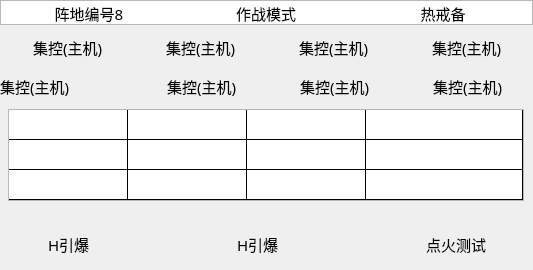
         <widget class="QWidget" name="verticalWidget_4" native="true">
          <property name="sizePolicy">
           <sizepolicy hsizetype="Preferred" vsizetype="Preferred">
            <horstretch>0</horstretch>
            <verstretch>0</verstretch>
           </sizepolicy>
          </property>
          <property name="minimumSize">
           <size>
            <width>533</width>
            <height>270</height>
           </size>
          </property>
          <property name="maximumSize">
           <size>
            <width>533</width>
            <height>270</height>
           </size>
          </property>
          <layout class="QGridLayout" name="gridLayout_16">
           <property name="leftMargin">
            <number>0</number>
           </property>
           <property name="topMargin">
            <number>0</number>
           </property>
           <property name="rightMargin">
            <number>0</number>
           </property>
           <property name="bottomMargin">
            <number>10</number>
           </property>
           <item row="2" column="0">
            <layout class="QHBoxLayout" name="horizontalLayout_15">
             <property name="spacing">
              <number>0</number>
             </property>
             <item>
              <widget class="QLabel" name="label_409">
               <property name="minimumSize">
                <size>
                 <width>108</width>
                 <height>25</height>
                </size>
               </property>
               <property name="maximumSize">
                <size>
                 <width>108</width>
                 <height>25</height>
                </size>
               </property>
               <property name="font">
                <font>
                 <family>宋体</family>
                 <pointsize>11</pointsize>
                </font>
               </property>
               <property name="text">
                <string>集控(主机)</string>
               </property>
              </widget>
             </item>
             <item>
              <widget class="QLabel" name="label_410">
               <property name="minimumSize">
                <size>
                 <width>33</width>
                 <height>33</height>
                </size>
               </property>
               <property name="maximumSize">
                <size>
                 <width>33</width>
                 <height>33</height>
                </size>
               </property>
               <property name="styleSheet">
                <string notr="true"/>
               </property>
               <property name="text">
                <string/>
               </property>
              </widget>
             </item>
             <item>
              <widget class="QLabel" name="label_411">
               <property name="minimumSize">
                <size>
                 <width>33</width>
                 <height>33</height>
                </size>
               </property>
               <property name="maximumSize">
                <size>
                 <width>33</width>
                 <height>33</height>
                </size>
               </property>
               <property name="styleSheet">
                <string notr="true">border-image: url(:/img/false.png);</string>
               </property>
               <property name="text">
                <string/>
               </property>
              </widget>
             </item>
             <item>
              <widget class="QLabel" name="label_412">
               <property name="minimumSize">
                <size>
                 <width>108</width>
                 <height>25</height>
                </size>
               </property>
               <property name="maximumSize">
                <size>
                 <width>108</width>
                 <height>25</height>
                </size>
               </property>
               <property name="font">
                <font>
                 <family>宋体</family>
                 <pointsize>11</pointsize>
                </font>
               </property>
               <property name="text">
                <string>集控(主机)</string>
               </property>
              </widget>
             </item>
             <item>
              <widget class="QLabel" name="label_413">
               <property name="minimumSize">
                <size>
                 <width>33</width>
                 <height>33</height>
                </size>
               </property>
               <property name="maximumSize">
                <size>
                 <width>33</width>
                 <height>33</height>
                </size>
               </property>
               <property name="styleSheet">
                <string notr="true">border-image: url(:/img/false.png);</string>
               </property>
               <property name="text">
                <string/>
               </property>
              </widget>
             </item>
             <item>
              <widget class="QLabel" name="label_414">
               <property name="minimumSize">
                <size>
                 <width>108</width>
                 <height>25</height>
                </size>
               </property>
               <property name="maximumSize">
                <size>
                 <width>108</width>
                 <height>25</height>
                </size>
               </property>
               <property name="font">
                <font>
                 <family>宋体</family>
                 <pointsize>11</pointsize>
                </font>
               </property>
               <property name="text">
                <string>集控(主机)</string>
               </property>
              </widget>
             </item>
             <item>
              <widget class="QLabel" name="label_415">
               <property name="minimumSize">
                <size>
                 <width>33</width>
                 <height>33</height>
                </size>
               </property>
               <property name="maximumSize">
                <size>
                 <width>33</width>
                 <height>33</height>
                </size>
               </property>
               <property name="styleSheet">
                <string notr="true">border-image: url(:/img/false.png);</string>
               </property>
               <property name="text">
                <string/>
               </property>
              </widget>
             </item>
             <item>
              <widget class="QLabel" name="label_416">
               <property name="minimumSize">
                <size>
                 <width>108</width>
                 <height>25</height>
                </size>
               </property>
               <property name="maximumSize">
                <size>
                 <width>108</width>
                 <height>25</height>
                </size>
               </property>
               <property name="font">
                <font>
                 <family>宋体</family>
                 <pointsize>11</pointsize>
                </font>
               </property>
               <property name="text">
                <string>集控(主机)</string>
               </property>
              </widget>
             </item>
            </layout>
           </item>
           <item row="0" column="0">
            <widget class="QTableWidget" name="tableWidget_4">
             <property name="minimumSize">
              <size>
               <width>533</width>
               <height>25</height>
              </size>
             </property>
             <property name="maximumSize">
              <size>
               <width>533</width>
               <height>25</height>
              </size>
             </property>
             <property name="styleSheet">
              <string notr="true">gridline-color: rgba(255, 255, 255, 0);
border-image: url(:/img/num.png);</string>
             </property>
             <property name="verticalScrollBarPolicy">
              <enum>Qt::ScrollBarAlwaysOff</enum>
             </property>
             <property name="horizontalScrollBarPolicy">
              <enum>Qt::ScrollBarAlwaysOff</enum>
             </property>
             <property name="rowCount">
              <number>1</number>
             </property>
             <property name="columnCount">
              <number>3</number>
             </property>
             <attribute name="horizontalHeaderVisible">
              <bool>false</bool>
             </attribute>
             <attribute name="horizontalHeaderDefaultSectionSize">
              <number>177</number>
             </attribute>
             <attribute name="horizontalHeaderMinimumSectionSize">
              <number>177</number>
             </attribute>
             <attribute name="horizontalHeaderStretchLastSection">
              <bool>true</bool>
             </attribute>
             <attribute name="verticalHeaderVisible">
              <bool>false</bool>
             </attribute>
             <attribute name="verticalHeaderDefaultSectionSize">
              <number>25</number>
             </attribute>
             <attribute name="verticalHeaderMinimumSectionSize">
              <number>25</number>
             </attribute>
             <attribute name="verticalHeaderStretchLastSection">
              <bool>true</bool>
             </attribute>
             <row/>
             <column/>
             <column/>
             <column/>
             <item row="0" column="0">
              <property name="text">
               <string>阵地编号8</string>
              </property>
              <property name="font">
               <font>
                <family>宋体</family>
                <pointsize>11</pointsize>
               </font>
              </property>
              <property name="textAlignment">
               <set>AlignCenter</set>
              </property>
              <property name="background">
               <brush brushstyle="NoBrush">
                <color alpha="255">
                 <red>51</red>
                 <green>138</green>
                 <blue>155</blue>
                </color>
               </brush>
              </property>
             </item>
             <item row="0" column="1">
              <property name="text">
               <string notr="true">作战模式</string>
              </property>
              <property name="font">
               <font>
                <family>宋体</family>
                <pointsize>11</pointsize>
                <weight>50</weight>
                <bold>false</bold>
               </font>
              </property>
              <property name="textAlignment">
               <set>AlignCenter</set>
              </property>
              <property name="background">
               <brush brushstyle="NoBrush">
                <color alpha="255">
                 <red>222</red>
                 <green>0</green>
                 <blue>0</blue>
                </color>
               </brush>
              </property>
             </item>
             <item row="0" column="2">
              <property name="text">
               <string>热戒备</string>
              </property>
              <property name="font">
               <font>
                <family>宋体</family>
                <pointsize>11</pointsize>
               </font>
              </property>
              <property name="textAlignment">
               <set>AlignCenter</set>
              </property>
             </item>
            </widget>
           </item>
           <item row="4" column="0">
            <spacer name="verticalSpacer_5">
             <property name="orientation">
              <enum>Qt::Vertical</enum>
             </property>
             <property name="sizeHint" stdset="0">
              <size>
               <width>20</width>
               <height>40</height>
              </size>
             </property>
            </spacer>
           </item>
           <item row="5" column="0">
            <layout class="QHBoxLayout" name="horizontalLayout_5">
             <item>
              <widget class="QLabel" name="label_417">
               <property name="minimumSize">
                <size>
                 <width>30</width>
                 <height>30</height>
                </size>
               </property>
               <property name="maximumSize">
                <size>
                 <width>30</width>
                 <height>30</height>
                </size>
               </property>
               <property name="styleSheet">
                <string notr="true">border-image: url(:/img/pie-NF.png);</string>
               </property>
               <property name="text">
                <string/>
               </property>
              </widget>
             </item>
             <item>
              <widget class="QLabel" name="label_418">
               <property name="minimumSize">
                <size>
                 <width>100</width>
                 <height>25</height>
                </size>
               </property>
               <property name="maximumSize">
                <size>
                 <width>100</width>
                 <height>25</height>
                </size>
               </property>
               <property name="font">
                <font>
                 <family>宋体</family>
                 <pointsize>11</pointsize>
                </font>
               </property>
               <property name="text">
                <string>H引爆</string>
               </property>
              </widget>
             </item>
             <item>
              <widget class="QLabel" name="label_419">
               <property name="minimumSize">
                <size>
                 <width>65</width>
                 <height>25</height>
                </size>
               </property>
               <property name="maximumSize">
                <size>
                 <width>65</width>
                 <height>25</height>
                </size>
               </property>
               <property name="styleSheet">
                <string notr="true">border-image: url(:/img/Off-NP.png);</string>
               </property>
               <property name="text">
                <string/>
               </property>
              </widget>
             </item>
             <item>
              <widget class="QLabel" name="label_420">
               <property name="minimumSize">
                <size>
                 <width>100</width>
                 <height>25</height>
                </size>
               </property>
               <property name="maximumSize">
                <size>
                 <width>100</width>
                 <height>25</height>
                </size>
               </property>
               <property name="font">
                <font>
                 <family>宋体</family>
                 <pointsize>11</pointsize>
                </font>
               </property>
               <property name="text">
                <string>H引爆</string>
               </property>
              </widget>
             </item>
             <item>
              <widget class="QLabel" name="label_421">
               <property name="minimumSize">
                <size>
                 <width>65</width>
                 <height>25</height>
                </size>
               </property>
               <property name="maximumSize">
                <size>
                 <width>65</width>
                 <height>25</height>
                </size>
               </property>
               <property name="styleSheet">
                <string notr="true">border-image: url(:/img/Off-NP.png);</string>
               </property>
               <property name="text">
                <string/>
               </property>
              </widget>
             </item>
             <item>
              <widget class="QLabel" name="label_422">
               <property name="minimumSize">
                <size>
                 <width>100</width>
                 <height>25</height>
                </size>
               </property>
               <property name="maximumSize">
                <size>
                 <width>100</width>
                 <height>25</height>
                </size>
               </property>
               <property name="font">
                <font>
                 <family>宋体</family>
                 <pointsize>11</pointsize>
                </font>
               </property>
               <property name="text">
                <string>点火测试</string>
               </property>
              </widget>
             </item>
            </layout>
           </item>
           <item row="1" column="0">
            <layout class="QHBoxLayout" name="horizontalLayout_18">
             <property name="spacing">
              <number>0</number>
             </property>
             <item>
              <widget class="QLabel" name="label_401">
               <property name="minimumSize">
                <size>
                 <width>33</width>
                 <height>33</height>
                </size>
               </property>
               <property name="maximumSize">
                <size>
                 <width>33</width>
                 <height>33</height>
                </size>
               </property>
               <property name="styleSheet">
                <string notr="true">border-image: url(:/img/false.png);</string>
               </property>
               <property name="text">
                <string/>
               </property>
              </widget>
             </item>
             <item>
              <widget class="QLabel" name="label_402">
               <property name="minimumSize">
                <size>
                 <width>108</width>
                 <height>25</height>
                </size>
               </property>
               <property name="maximumSize">
                <size>
                 <width>108</width>
                 <height>25</height>
                </size>
               </property>
               <property name="font">
                <font>
                 <family>宋体</family>
                 <pointsize>11</pointsize>
                </font>
               </property>
               <property name="text">
                <string>集控(主机)</string>
               </property>
              </widget>
             </item>
             <item>
              <widget class="QLabel" name="label_403">
               <property name="minimumSize">
                <size>
                 <width>33</width>
                 <height>33</height>
                </size>
               </property>
               <property name="maximumSize">
                <size>
                 <width>33</width>
                 <height>33</height>
                </size>
               </property>
               <property name="styleSheet">
                <string notr="true">border-image: url(:/img/false.png);</string>
               </property>
               <property name="text">
                <string/>
               </property>
              </widget>
             </item>
             <item>
              <widget class="QLabel" name="label_404">
               <property name="minimumSize">
                <size>
                 <width>108</width>
                 <height>25</height>
                </size>
               </property>
               <property name="maximumSize">
                <size>
                 <width>108</width>
                 <height>25</height>
                </size>
               </property>
               <property name="font">
                <font>
                 <family>宋体</family>
                 <pointsize>11</pointsize>
                </font>
               </property>
               <property name="text">
                <string>集控(主机)</string>
               </property>
              </widget>
             </item>
             <item>
              <widget class="QLabel" name="label_405">
               <property name="minimumSize">
                <size>
                 <width>33</width>
                 <height>33</height>
                </size>
               </property>
               <property name="maximumSize">
                <size>
                 <width>33</width>
                 <height>33</height>
                </size>
               </property>
               <property name="styleSheet">
                <string notr="true">border-image: url(:/img/false.png);</string>
               </property>
               <property name="text">
                <string/>
               </property>
              </widget>
             </item>
             <item>
              <widget class="QLabel" name="label_406">
               <property name="minimumSize">
                <size>
                 <width>108</width>
                 <height>25</height>
                </size>
               </property>
               <property name="maximumSize">
                <size>
                 <width>108</width>
                 <height>25</height>
                </size>
               </property>
               <property name="font">
                <font>
                 <family>宋体</family>
                 <pointsize>11</pointsize>
                </font>
               </property>
               <property name="text">
                <string>集控(主机)</string>
               </property>
              </widget>
             </item>
             <item>
              <widget class="QLabel" name="label_407">
               <property name="minimumSize">
                <size>
                 <width>33</width>
                 <height>33</height>
                </size>
               </property>
               <property name="maximumSize">
                <size>
                 <width>33</width>
                 <height>33</height>
                </size>
               </property>
               <property name="styleSheet">
                <string notr="true">border-image: url(:/img/false.png);</string>
               </property>
               <property name="text">
                <string/>
               </property>
              </widget>
             </item>
             <item>
              <widget class="QLabel" name="label_408">
               <property name="minimumSize">
                <size>
                 <width>108</width>
                 <height>25</height>
                </size>
               </property>
               <property name="maximumSize">
                <size>
                 <width>108</width>
                 <height>25</height>
                </size>
               </property>
               <property name="font">
                <font>
                 <family>宋体</family>
                 <pointsize>11</pointsize>
                </font>
               </property>
               <property name="text">
                <string>集控(主机)</string>
               </property>
              </widget>
             </item>
            </layout>
           </item>
           <item row="3" column="0">
            <layout class="QHBoxLayout" name="horizontalLayout_42">
             <item>
              <spacer name="horizontalSpacer_20">
               <property name="orientation">
                <enum>Qt::Horizontal</enum>
               </property>
               <property name="sizeHint" stdset="0">
                <size>
                 <width>40</width>
                 <height>20</height>
                </size>
               </property>
              </spacer>
             </item>
             <item>
              <widget class="QTableWidget" name="tableWidget_21">
               <property name="sizePolicy">
                <sizepolicy hsizetype="Preferred" vsizetype="Preferred">
                 <horstretch>0</horstretch>
                 <verstretch>0</verstretch>
                </sizepolicy>
               </property>
               <property name="minimumSize">
                <size>
                 <width>516</width>
                 <height>92</height>
                </size>
               </property>
               <property name="maximumSize">
                <size>
                 <width>516</width>
                 <height>92</height>
                </size>
               </property>
               <property name="styleSheet">
                <string notr="true">gridline-color: rgb(0, 0, 0);</string>
               </property>
               <property name="verticalScrollBarPolicy">
                <enum>Qt::ScrollBarAlwaysOff</enum>
               </property>
               <property name="horizontalScrollBarPolicy">
                <enum>Qt::ScrollBarAlwaysOff</enum>
               </property>
               <property name="rowCount">
                <number>3</number>
               </property>
               <property name="columnCount">
                <number>4</number>
               </property>
               <attribute name="horizontalHeaderVisible">
                <bool>false</bool>
               </attribute>
               <attribute name="horizontalHeaderDefaultSectionSize">
                <number>118</number>
               </attribute>
               <attribute name="horizontalHeaderMinimumSectionSize">
                <number>119</number>
               </attribute>
               <attribute name="horizontalHeaderStretchLastSection">
                <bool>true</bool>
               </attribute>
               <attribute name="verticalHeaderVisible">
                <bool>false</bool>
               </attribute>
               <attribute name="verticalHeaderDefaultSectionSize">
                <number>30</number>
               </attribute>
               <attribute name="verticalHeaderMinimumSectionSize">
                <number>30</number>
               </attribute>
               <attribute name="verticalHeaderStretchLastSection">
                <bool>true</bool>
               </attribute>
               <row/>
               <row/>
               <row/>
               <column/>
               <column/>
               <column/>
               <column/>
              </widget>
             </item>
             <item>
              <spacer name="horizontalSpacer_21">
               <property name="orientation">
                <enum>Qt::Horizontal</enum>
               </property>
               <property name="sizeHint" stdset="0">
                <size>
                 <width>40</width>
                 <height>20</height>
                </size>
               </property>
              </spacer>
             </item>
            </layout>
           </item>
          </layout>
         </widget>
